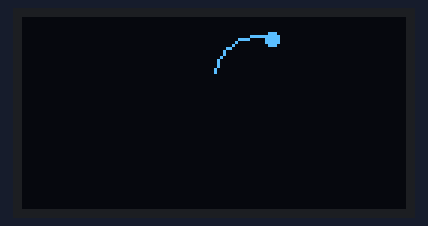
This sketch was run on a simulated ESP32-C3. Parts: 128×64 one-colour display. Random numbers use the default seed unless the sketch sets one; what the sketch prints to the serial monitor is not drawn.

Above: at 0.51 s.
At 7.74 s:
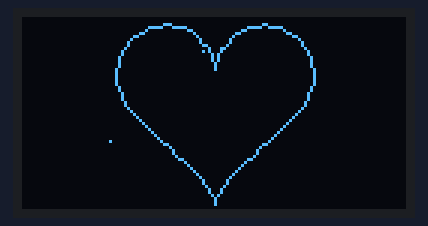
At 13.42 s:
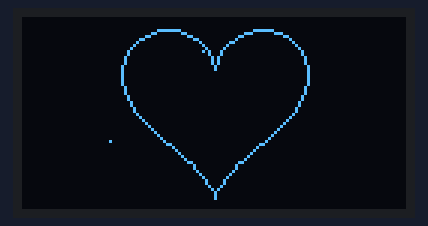
At 18.85 s:
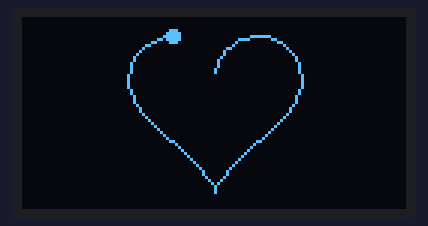
At 29.59 s:
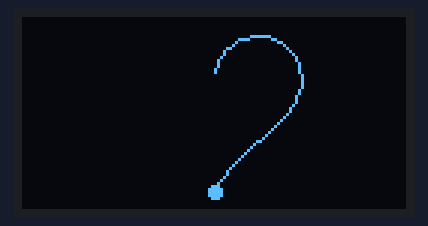
At 39.5 s:
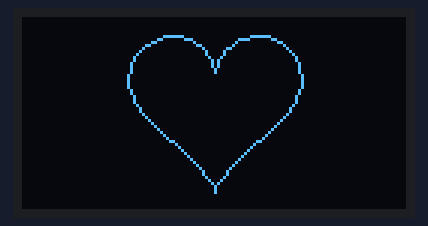

Measured:
- what the display in image 5 shows lasts 0.5 s, from 39.4 s to 39.9 s

The sketch:

heart_oled_native.ino
```cpp
// Heart animation, "buatan sendiri": computed live on the ESP32-C3 from the
// parametric Heart Curve, no pre-rendered frame data at all.
//
//   x(t) = 16 sin^3(t)
//   y(t) = 13 cos(t) - 5 cos(2t) - 2 cos(3t) - cos(4t)     0 <= t < 2*pi
//
// Two phases, looping forever:
//   1. Draw-in  : curve traced stroke-by-stroke with a bright tip.
//   2. Heartbeat: full heart pulses (double-thump) with twinkling sparkles.
//
// Hardware: SH1106 128x64 I2C OLED, SDA=GPIO6, SCL=GPIO7 (same as esp32c3.ino)

#include <Wire.h>
#include <U8g2lib.h>
#include <math.h>

static const uint8_t OLED_SDA = 6;
static const uint8_t OLED_SCL = 7;
static const uint8_t OLED_ADDR = 0x3C;

U8G2_SH1106_128X64_NONAME_F_HW_I2C u8g2(U8G2_R0, U8X8_PIN_NONE);

static const uint8_t NUM_PTS = 90;
static const float SCALE = 1.8f;
static const int16_t CX = 64;
static const int16_t CY = 32;

static const uint16_t DRAW_MS = 1800;
static const uint16_t BEAT_MS = 3300;
static const uint16_t HOLD_MS = 600;
static const uint16_t CYCLE_MS = DRAW_MS + BEAT_MS + HOLD_MS;
static const float BEAT_PERIOD_S = 1.1f;

// Precomputed curve offsets (pixels, at scale = 1.0) from center (CX, CY).
float baseX[NUM_PTS];
float baseY[NUM_PTS];

static const uint8_t NUM_SPARKLES = 10;
int16_t sparkleX[NUM_SPARKLES];
int16_t sparkleY[NUM_SPARKLES];

void precomputeCurve() {
  const float twoPi = 2.0f * PI;
  float yMin = 1e9f, yMax = -1e9f;
  float rawY[NUM_PTS];
  float rawX[NUM_PTS];

  for (uint8_t i = 0; i < NUM_PTS; i++) {
    float t = twoPi * i / (NUM_PTS - 1);
    float sx = 16.0f * sinf(t) * sinf(t) * sinf(t);
    float sy = 13.0f * cosf(t) - 5.0f * cosf(2 * t) - 2.0f * cosf(3 * t) - cosf(4 * t);
    rawX[i] = sx;
    rawY[i] = sy;
    if (sy < yMin) yMin = sy;
    if (sy > yMax) yMax = sy;
  }

  float centerY = (yMin + yMax) / 2.0f;
  for (uint8_t i = 0; i < NUM_PTS; i++) {
    baseX[i] = rawX[i] * SCALE;
    baseY[i] = (rawY[i] - centerY) * SCALE;
  }
}

void seedSparkles() {
  randomSeed(analogRead(0));
  for (uint8_t i = 0; i < NUM_SPARKLES; i++) {
    sparkleX[i] = random(4, 124);
    sparkleY[i] = random(2, 62);
  }
}

float heartbeatScale(float tSec) {
  float phase = fmodf(tSec, BEAT_PERIOD_S) / BEAT_PERIOD_S;
  float d1 = (phase - 0.06f) / 0.028f;
  float d2 = (phase - 0.20f) / 0.035f;
  float bump1 = 0.14f * expf(-(d1 * d1));
  float bump2 = 0.07f * expf(-(d2 * d2));
  return 1.0f + bump1 + bump2;
}

void drawCurve(float scale, uint8_t nPts, bool withTip) {
  int16_t px = 0, py = 0;
  for (uint8_t i = 0; i < nPts; i++) {
    int16_t x = CX + (int16_t)lroundf(baseX[i] * scale);
    int16_t y = CY - (int16_t)lroundf(baseY[i] * scale);
    if (i > 0) {
      u8g2.drawLine(px, py, x, y);
    }
    px = x;
    py = y;
  }
  if (withTip) {
    u8g2.drawDisc(px, py, 2);
  }
}

void drawSparkles(uint32_t elapsedMs) {
  for (uint8_t i = 0; i < NUM_SPARKLES; i++) {
    uint32_t twinkle = (elapsedMs / 250 + i * 37) % 5;
    if (twinkle == 0) {
      u8g2.drawPixel(sparkleX[i], sparkleY[i]);
    }
  }
}

void setup() {
  Serial.begin(115200);
  delay(300);

  Wire.begin(OLED_SDA, OLED_SCL);
  u8g2.setI2CAddress(OLED_ADDR * 2);
  u8g2.begin();

  precomputeCurve();
  seedSparkles();

  Serial.println("Heart (native) ready");
}

void loop() {
  uint32_t t = millis() % CYCLE_MS;

  u8g2.clearBuffer();

  if (t < DRAW_MS) {
    float progress = (float)t / DRAW_MS;
    uint8_t nPts = (uint8_t)fmaxf(2, progress * NUM_PTS);
    drawCurve(1.0f, nPts, true);
  } else if (t < DRAW_MS + BEAT_MS) {
    uint32_t beatElapsed = t - DRAW_MS;
    float scale = heartbeatScale(beatElapsed / 1000.0f);
    drawCurve(scale, NUM_PTS, false);
    drawSparkles(beatElapsed);
  } else {
    drawCurve(1.0f, NUM_PTS, false);
  }

  u8g2.sendBuffer();
  delay(30); // ~33 FPS
}
```
